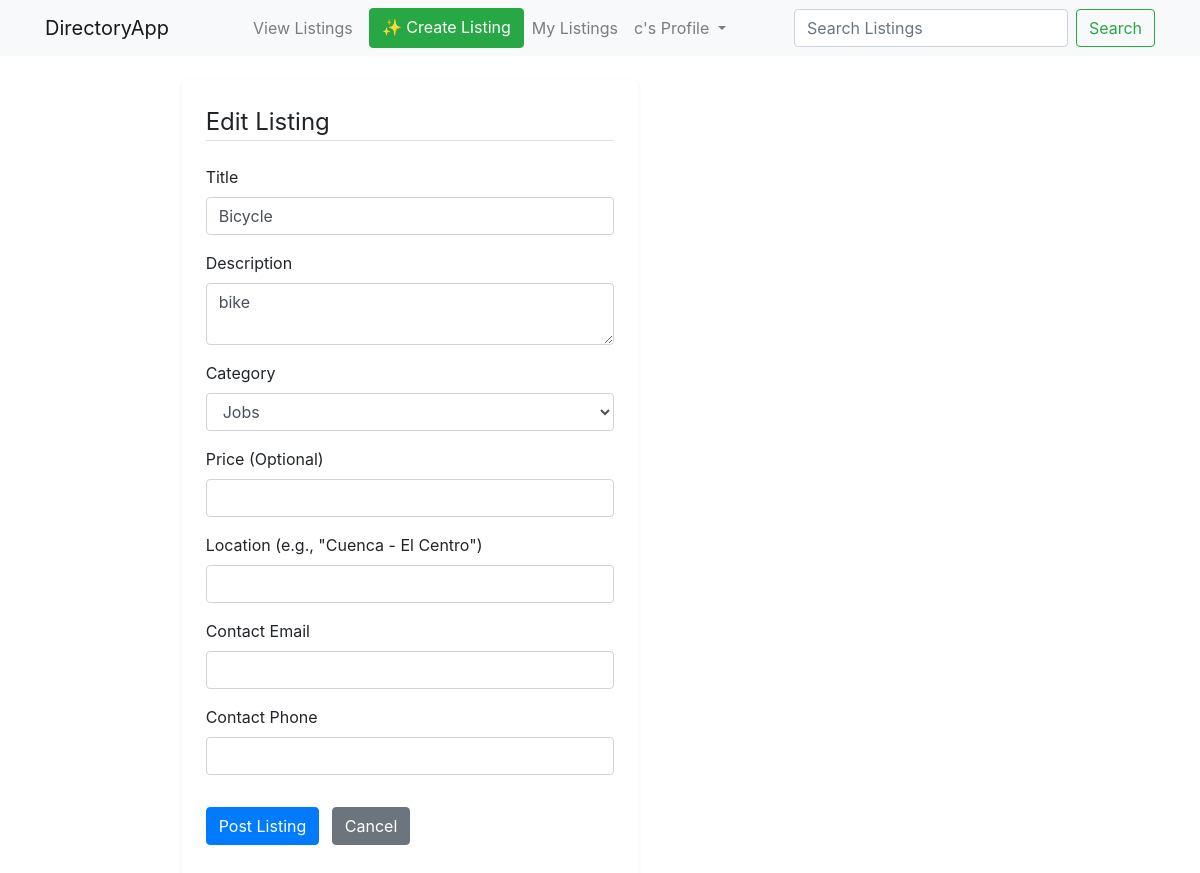
Page /listings/3/edit (signed in) on the committed database.
### app/models.py (models this page shows, shortened)
class User(UserMixin, db.Model):
    __tablename__ = 'users' # Correct
    id = db.Column(db.Integer, primary_key=True)
    username = db.Column(db.String(64), unique=True, nullable=False)
    email = db.Column(db.String(120), unique=True, nullable=False)
    password_hash = db.Column(db.String(128))
    roles = db.relationship('Role', secondary=user_roles, backref=db.backref('users', lazy='dynamic'))

class Listing(db.Model):
    __tablename__ = 'listings' # Correct
    id = db.Column(db.Integer, primary_key=True)
    title = db.Column(db.String(120), nullable=False)
    description = db.Column(db.Text, nullable=False)
    user_id = db.Column(db.Integer, db.ForeignKey('users.id'), nullable=False) # Refers to 'users.id' table
    author = db.relationship('User', backref=db.backref('listings', lazy='dynamic')) # 'listings' is the collection on User model
    category_id = db.Column(db.Integer, db.ForeignKey('categories.id'), nullable=False) # Refers to 'categories.id' table
    category = db.relationship('Category', backref=db.backref('listings', lazy=True)) # 'listings' is the collection on Category model
    location = db.Column(db.String(120), nullable=True)
    contact_email = db.Column(db.String(120), nullable=True)
    contact_phone = db.Column(db.String(60), nullable=True)
    price = db.Column(db.Float, nullable=True)
    created_at = db.Column(db.DateTime, nullable=False, default=db.func.now())
    updated_at = db.Column(db.DateTime, nullable=False, default=db.func.now(), onupdate=db.func.now())
    status = db.Column(db.String(20), nullable=False, default='published')
    views_count = db.Column(db.Integer, default=0)
    is_sponsored = db.Column(db.Boolean, default=False, nullable=False)

### app/listings/routes.py (the view)
@listings_bp.route('/<int:listing_id>/edit', methods=['GET', 'POST'])
@login_required
def edit_listing(listing_id):
    listing = db.session.get(Listing, listing_id) # Use db.session.get for primary key lookup
    if listing is None:
        abort(404) # Not Found if listing_id doesn't exist
    if listing.author != current_user:
        abort(403) # Forbidden
    form = ListingForm()
    categories = Category.query.order_by(Category.name).all()
    form.category.choices = [(c.id, c.name) for c in categories]
    if form.validate_on_submit():
        listing.title = form.title.data
        listing.description = form.description.data
        listing.category_id = form.category.data
        listing.price = form.price.data if form.price.data is not None else None
        listing.location = form.location.data
        listing.contact_email = form.contact_email.data
        listing.contact_phone.data = form.contact_phone.data
        db.session.commit()
        flash('Your listing has been updated!', 'success')
        return redirect(url_for('listings.view_listing', listing_id=listing.id))
    elif request.method == 'GET':
        form.title.data = listing.title
        form.description.data = listing.description
        form.category.data = listing.category_id
        form.price.data = listing.price
        form.location.data = listing.location
        form.contact_email.data = listing.contact_email
        form.contact_phone.data = listing.contact_phone
    return render_template('listings/edit_listing.html', title='Edit Listing', form=form, listing=listing)

### app/listings/forms.py
class ListingForm(FlaskForm):
    title = StringField('Title', validators=[DataRequired(), Length(min=1, max=120)])
    description = TextAreaField('Description', validators=[DataRequired(), Length(min=1)])
    category = SelectField('Category', coerce=int, validators=[DataRequired()])
    location = StringField('Location (e.g., "Cuenca - El Centro")', validators=[Optional(), Length(max=120)])
    contact_email = StringField('Contact Email', validators=[Optional(), Email()])
    contact_phone = StringField('Contact Phone', validators=[Optional(), Length(max=60)])
    price = FloatField('Price (Optional)', validators=[Optional()])
    submit = SubmitField('Post Listing')
    def __init__(self, *args, **kwargs):
        super(ListingForm, self).__init__(*args, **kwargs)
        self.category.choices = [(c.id, c.name) for c in Category.query.order_by('name').all()]

### app/models.py (called while the page is built)
@login_manager.user_loader
def load_user(user_id):
    return db.session.get(User, int(user_id)) # Recommended using db.session.get

### app/templates/listings/edit_listing.html (shortened to what this page needs)
{% extends "base.html" %}
{% block content %}
    <div class="container mt-4">
        <div class="row">
            <div class="col-md-8 offset-md-2">
                <div class="content-section p-4 shadow-sm rounded">
                    <form method="POST" action="">
                        <fieldset class="form-group">
                            <legend class="border-bottom mb-4">{{ title }}</legend>
                            <div class="form-group mb-3">
                                {{ form.title.label(class="form-control-label") }}
                                {% if form.title.errors %}
                                    {{ form.title(class="form-control is-invalid") }}
                                    <div class="invalid-feedback">
                                        {% for error in form.title.errors %}
                                            <span>{{ error }}</span>
                                        {% endfor %}
                                    </div>
                                {% else %}
                                    {{ form.title(class="form-control") }}
                                {% endif %}
                            </div>
                            <div class="form-group mb-3">
                                {{ form.description.label(class="form-control-label") }}
                                {% if form.description.errors %}
                                    {{ form.description(class="form-control is-invalid") }}
                                    <div class="invalid-feedback">
                                        {% for error in form.description.errors %}
                                            <span>{{ error }}</span>
                                        {% endfor %}
                                    </div>
                                {% else %}
                                    {{ form.description(class="form-control") }}
                                {% endif %}
                            </div>
                            <div class="form-group mb-3">
                                {{ form.category.label(class="form-control-label") }}
                                {{ form.category(class="form-control") }}
                            </div>
                            <div class="form-group mb-3">
                                {{ form.price.label(class="form-control-label") }}
                                {% if form.price.errors %}
                                    {{ form.price(class="form-control is-invalid") }}
                                    <div class="invalid-feedback">
                                        {% for error in form.price.errors %}
                                            <span>{{ error }}</span>
                                        {% endfor %}
                                    </div>
                                {% else %}
                                    {{ form.price(class="form-control") }}
                                {% endif %}
                            </div>
                            <div class="form-group mb-3">
                                {{ form.location.label(class="form-control-label") }}
                                {% if form.location.errors %}
                                    {{ form.location(class="form-control is-invalid") }}
                                    <div class="invalid-feedback">
                                        {% for error in form.location.errors %}
                                            <span>{{ error }}</span>
                                        {% endfor %}
                                    </div>
                                {% else %}
                                    {{ form.location(class="form-control") }}
                                {% endif %}
                            </div>
                            <div class="form-group mb-3">
                                {{ form.contact_email.label(class="form-control-label") }}
                                {% if form.contact_email.errors %}
                                    {{ form.contact_email(class="form-control is-invalid") }}
                                    <div class="invalid-feedback">
                                        {% for error in form.contact_email.errors %}
                                            <span>{{ error }}</span>
                                        {% endfor %}
                                    </div>
                                {% else %}
                                    {{ form.contact_email(class="form-control") }}
                                {% endif %}
                            </div>
                            <div class="form-group mb-3">
                                {{ form.contact_phone.label(class="form-control-label") }}
                                {% if form.contact_phone.errors %}
                                    {{ form.contact_phone(class="form-control is-invalid") }}
                                    <div class="invalid-feedback">
                                        {% for error in form.contact_phone.errors %}
                                            <span>{{ error }}</span>
                                        {% endfor %}
                                    </div>
                                {% else %}
                                    {{ form.contact_phone(class="form-control") }}
                                {% endif %}
                            </div>
                        </fieldset>
                        <div class="form-group">
                            {{ form.submit(class="btn btn-primary") }}
                            <a class="btn btn-secondary ml-2" href="{{ url_for('listings.view_listing', listing_id=listing.id) }}">Cancel</a>
                        </div>
                    </form>
                </div>
            </div>
        </div>
    </div>
{% endblock %}

### app/templates/base.html (shortened to what this page needs)
<!DOCTYPE html>
<html lang="en">
<head>
    <link rel="stylesheet" href="https://stackpath.bootstrapcdn.com/bootstrap/4.3.1/css/bootstrap.min.css">
</head>
<body>
    <nav class="navbar navbar-expand-lg navbar-light bg-light">
        <div class="container">
            <a class="navbar-brand" href="{{ url_for('main.index') }}">DirectoryApp</a>
            <div class="navbar-nav">
                {% if current_user.is_authenticated %}
                    <a class="nav-item nav-link" href="{{ url_for('listings.all_listings') }}">View Listings</a>
                    <a class="nav-item btn btn-success text-white ml-2" href="{{ url_for('listings.new_listing') }}">
                        ✨ Create Listing
                    </a>                    <a class="nav-link" href="{{ url_for('main.my_listings') }}">My Listings</a>
                    <li class="nav-item dropdown">
                        <a class="nav-link dropdown-toggle" href="#" id="navbarDropdownProfile" role="button" data-toggle="dropdown" aria-haspopup="true" aria-expanded="false">
                            {{ current_user.username }}'s Profile
                        </a>
                    </li>
                {% else %}
                    <a class="nav-item nav-link" href="{{ url_for('auth.login') }}">Login</a>
                    <a class="nav-item nav-link" href="{{ url_for('auth.register') }}">Register</a>
                    <a class="nav-item nav-link" href="{{ url_for('listings.all_listings') }}">View Listings</a>
                {% endif %}
            </div>
            <form class="form-inline my-2 my-lg-0" method="GET" action="{{ url_for('listings.all_listings') }}">
                <input class="form-control mr-sm-2" type="search" placeholder="Search Listings" aria-label="Search" name="q" value="{{ request.args.get('q', '') }}">
                <button class="btn btn-outline-success my-2 my-sm-0" type="submit">Search</button>
            </form>
        </div>
    </nav>
    <main role="main" class="container">
        <div class="row">
            <div class="col-md-8">
                {% block content %}{% endblock %}
            </div>
        </div>
    </main>
</body>
</html>

### rows in the picture
User: username "c"
Listing: title "Bicycle", description "bike", category "Jobs"

### other values in the picture
{{ title }} "Edit Listing"
